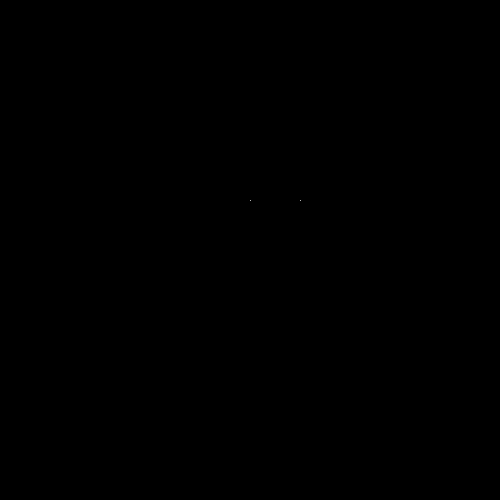
Frame 1 (no input)
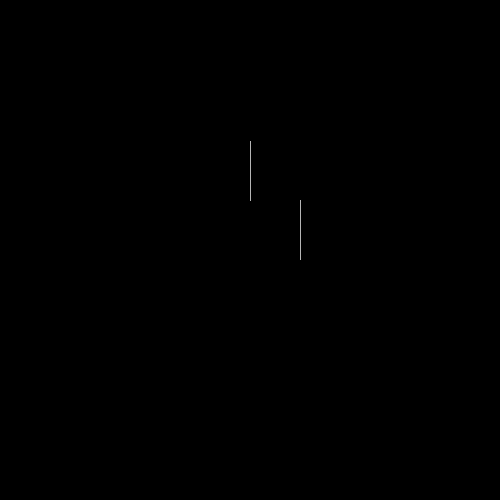
Frame 60 (the mouse pressed at the canvas centre just before this capture)
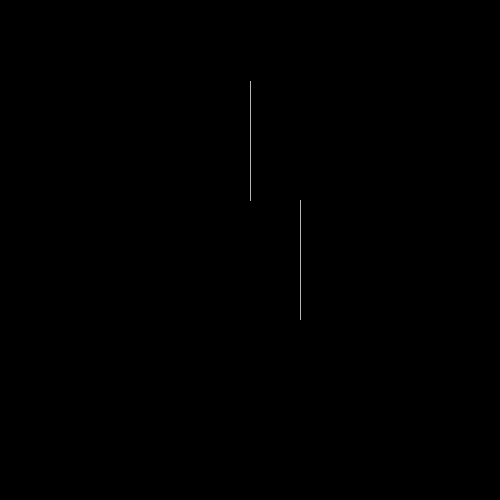
Frame 120 (the mouse held since frame 60 and released just before this capture)

The Processing sketch that drew these frames (run headless with seeded random() and noise(); from frame 60 on, the mouse is pressed at the canvas centre):

// Processing sketch: processing_78090
// ── processing_78090.pde

int x = 250;
int y = 200;
int compx = 300;
int compy = 200;
int compdirection = DOWN;
int direction = UP;

void setup()
{
  size (500, 500);
  background (0);
  stroke(255);
}

void draw()
{
  stroke(255);
  if (get(x, y) !=color(0))
  {
    background(255, 0, 0);
  }
  else
  {
    human();
    computer();
  }
}

void human()
{
  point (x, y);

  if (direction == RIGHT)
  {
    x++;
  }
  else if (direction == LEFT)
  {
    x--;
  }
  else if (direction == UP)
  {
    y--;
  }
  else if (direction == DOWN)
  {
    y++;
  }
}


void keyPressed()
{
  if (key =='a')
  {
    direction = LEFT;
  }
  else if (key =='d')
  {
    direction = RIGHT;
  }
  else if (key =='w')
  {
    direction = UP;
  }
  else if (key =='s')
  {
    direction = DOWN;
  }
}

void computer()
{
   
  if (get(compx, compy) !=color(0))
  {
    background(255, 0, 0);
  }   
  point (compx, compy);
  if (compdirection == RIGHT)
  {
    compx++;
    if (get(compx+1, compy) !=color(0))
    {
      compdirection = UP;
    }
  }
  else if (compdirection == LEFT)
  {
    compx--;
    if (get(compx-1, compy) !=color(0))
    {
      compdirection = DOWN;
    }
  }
  else if (compdirection == UP)
  {
    compy--;
    if (get(compx, compy-1) !=color(0))
    {
      compdirection = LEFT;
    }
  }
  else if (compdirection == DOWN)
  {
    compy++;
    if (get(compx, compy+1) !=color(0))
    {
      compdirection = RIGHT;
    }
  }
}
